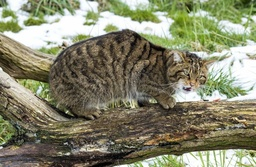
#> input picture lw_2/cat.jpg, 256 x 167 px, shrunk from 1200 x 782 before the run
$ jupyter execute main.ipynb
#> lines starting #> are read from the running program, lines starting #| are printed output that depends on the picture; after the words box and inside, x2 and y2 are one past the last pixel; in counts of white or black regions, pixels touching at a corner belong together
[cell 1]
import numpy as np
import matplotlib.pyplot as plt
from PIL import Image

[cell 2]
image = Image.open('cat.jpg')
#> image is the input picture: PIL image 256x167 RGB; mean R, G, B 133.5, 133.5, 108.3

image_array = np.array(image)

plt.figure(figsize=(10, 5))
plt.title("Оригинальное изображение")
plt.axis('off')
plt.imshow(image)

print("Размер изображения:", image.size)
#| Размер изображения: (256, 167)
print("Форма numpy-массива:", image_array.shape)
#| Форма numpy-массива: (167, 256, 3)

[cell 3]
height, width, _ = image_array.shape
#> height = 167; width = 256
gray_image_array = np.zeros((height, width), dtype=np.uint8)

for i in range(height):
    for j in range(width):
        r, g, b = image_array[i, j].astype(np.int16)  # Преобразуем к int16, чтобы избежать переполнения
        gray_image_array[i, j] = (r + g + b) // 3
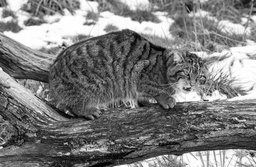
#> gray_image_array: shape (167, 256); min 0, max 255, mean 124.8

gray_image =  np.clip(gray_image_array, 0, 255).astype(np.uint8)

plt.figure(figsize=(10, 5))
plt.subplot(1, 2, 1)
plt.title("Оригинальное изображение")
plt.axis("off")
plt.imshow(image_array)

plt.subplot(1, 2, 2)
plt.title("Полутоновое изображение")
plt.axis("off")
plt.imshow(gray_image, cmap='gray')
plt.show()
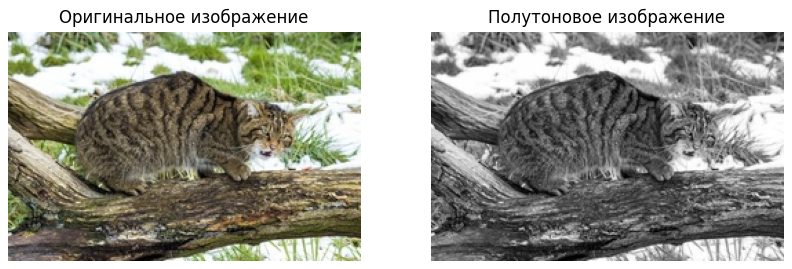
#> figure drawn by matplotlib, 2 panels

[cell 4]
def otsu_threshold(image):
    # Вычисляем гистограмму
    histogram, _ = np.histogram(image, bins=256, range=(0, 255))
#> histogram = 256 values, max 722 at index 254, min 7 at index 0, mean 167

    # Максимальное значение интенсивности пикселя
    G_max = 255
    # Минимальное значение внутриклассовой дисперсии
    S_min = float('inf')
    # S_min = 255
    # Оптимальный порог
    T = 0
    # Общее количество пикселей
    total_pixels = image.size
#> total_pixels = 42752
    # Шаг для перебора порогов
    t = 1

    # Нахождение оптимального порога по минимизации внутриклассовой дисперсии
    # Внутриклассовая дисперсия - это значение разброса интенсивностей пикселей внутри классов (фон <==> объект)
    # Меньшее значение дисперсии => лучше разделение на классы
    for u in range(1, G_max + 1, t):

        # Веса определяются как нормализованная сумма всех пикселей (доля пикселей в каждом классе)
        # Вес класса фона (нормализованный) от 0 до u - 1
        weight_background = np.sum(histogram[:u]) / total_pixels
        # Вес класса объекта (нормализованный) от u до G_max
        weight_foreground = np.sum(histogram[u:]) / total_pixels

        # Средние значения интенсивности пикселей для фона и объекта
        # Вычисляем и суммируем взвешенные значения интенсивности (Интенсивность пикселя * на количество пикселей с данной интенсивностью) для класса =>
        # => Общая интенсивность класса => Среднее значение интенсивности
        mean_background = np.sum(np.arange(u) * histogram[:u]) / np.sum(histogram[:u])
        mean_foreground = np.sum(np.arange(u, G_max + 1) * histogram[u:]) / np.sum(histogram[u:])

        # Дисперсии интенсивности для классов фона и объекта
        # Вычисляем дисперсию (среднее значение квадратов отклонений) => Скалярное произведение вектора квадратов отклонений на гистограмму =>
        # Взвешенная сумма квадратов отклонений / вес класса => Дисперсия интенсивности для класса
        variance_background = np.dot((np.arange(u) - mean_background) ** 2, histogram[:u]) / weight_background
        variance_foreground = np.dot((np.arange(u, G_max + 1) - mean_foreground) ** 2, histogram[u:]) / weight_foreground

        # Значение внутриклассовой дисперсии (взвешенная сумма дисперсий интенсивности для классов)
        sigma_w_squared = weight_background * variance_background + weight_foreground * variance_foreground


        print(f"u: {u}, weight_background: {weight_background}, weight_foreground: {weight_foreground}")
        print(f"mean_background: {mean_background}, mean_foreground: {mean_foreground}")
        print(f"variance_background: {variance_background}, variance_foreground: {variance_foreground}")
        print(f"sigma_w_squared: {sigma_w_squared}, S_min: {S_min}")

        # Используем внутриклассовую дисперсию как оценку качества разделения на классы
        if sigma_w_squared < S_min:
            S_min = sigma_w_squared
            T = u
#> this loop made 255 passes
#> (weight_background, weight_foreground, mean_background, mean_foreground, variance_background, variance_foreground, sigma_w_squared, S_min) on passes 1 to 8: (0.000164, 1, 0, 124.8, 0, 182242199.3, 182212359.9, 182212359.9), (0.000632, 0.999, 0.741, 124.8, 8210.3, 182020716.5, 181905766.6, 181905766.6), (0.000959, 0.999, 1.17, 124.9, 20651.2, 181868842.2, 181694446.2, 181694446.2), (0.00133, 0.999, 1.68, 124.9, 43738.9, 181698902.6, 181456707, 181456707), (0.00152, 0.998, 1.97, 125, 63100.9, 181615764.2, 181339732.1, 181339732.1), (0.00206, 0.998, 2.76, 125, 122420.7, 181381878.1, 181008776.6, 181008776.6), (0.00243, 0.998, 3.26, 125.1, 161960.4, 181222650, 180782195.5, 180782195.5), (0.0029, 0.997, 3.86, 125.1, 216749, 181027965.3, 180503531.5, 180503531.5)
#> weight_background on pass 88: 0.344
#> (printed output is left out)

    # Применяем порог T к изображению (создаем бинарную маску)
    binary_image = (image >= T).astype(np.uint8) * 255
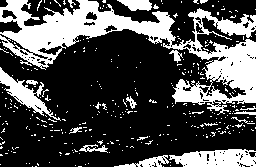
#> binary_image: shape (167, 256); 30.5% white; 321 white regions (304 under 20 px), largest, box (x1, y1, x2, y2) and area: (0, 0, 256, 115) 9053, (169, 149, 256, 167) 1181, (0, 67, 61, 121) 839
    return binary_image


binary_image = otsu_threshold(gray_image)

plt.figure(figsize=(10, 5))
plt.title("Изображение после бинаризации")
plt.axis('off')
plt.imshow(binary_image, cmap='gray')
plt.show()

[cell 5]
def remove_salt_and_pepper_noise(image):
    denoised_image = image.copy()

    height, width = image.shape

    for i in range(1, height - 1):
        for j in range(1, width - 1):
            pixel = image[i, j]
            neighbors = [
                image[i-1, j-1], image[i-1, j], image[i-1, j+1],
                image[i, j-1],                 image[i, j+1],
                image[i+1, j-1], image[i+1, j], image[i+1, j+1]
            ]

            if pixel == 255 and all(n == 0 for n in neighbors):
                denoised_image[i, j] = 0
            elif pixel == 0 and all(n == 255 for n in neighbors):
                denoised_image[i, j] = 255
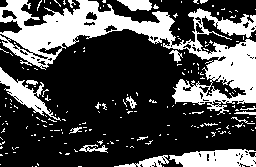
#> denoised_image: shape (167, 256); 30.3% white; 191 white regions (174 under 20 px), largest, box (x1, y1, x2, y2) and area: (0, 0, 256, 115) 9069, (169, 149, 256, 167) 1191, (0, 67, 61, 121) 840

    return denoised_image

denoised_image = remove_salt_and_pepper_noise(binary_image)

plt.figure(figsize=(10, 5))
plt.title("Изображение после удаления шума")
plt.axis('off')
plt.imshow(denoised_image, cmap='gray')
plt.show()

[cell 6]
def seed_growth_segmentation(image):
    height, width = image.shape

    segments = np.zeros((height, width), dtype=np.int32)

    # Инициализация номера сегмента
    current_segment = 1

    def grow_segment(x, y, segment_number):
        stack = [(x, y)]

        while stack:
            cx, cy = stack.pop()

            # Учет границ
            if cx < 0 or cx >= height or cy < 0 or cy >= width:
                continue

            # Проверка на принадлежность к сегменту и критерию похожести
            if segments[cx, cy] != 0 or image[cx, cy] != image[x, y]:
                continue

            segments[cx, cy] = segment_number

            # Соседи
            stack.append((cx-1, cy))
            stack.append((cx+1, cy))
            stack.append((cx, cy-1))
            stack.append((cx, cy+1))

    for i in range(height):
        for j in range(width):
            if segments[i, j] == 0:
                grow_segment(i, j, current_segment)
                current_segment += 1

    return segments

segments = seed_growth_segmentation(denoised_image)
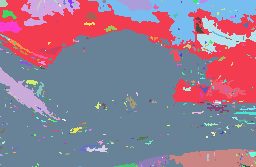
#> segments: shape (167, 256) int32; 475 distinct labels, from 1 to 475; one colour per label, 0 black

plt.figure(figsize=(10, 5))
plt.title("Сегментированное изображение")
plt.axis('off')
plt.imshow(segments, cmap='nipy_spectral')
plt.show()

[cell 7]
import random

def generate_random_color(used_colors):
    while True:
        color = (random.randint(0, 255), random.randint(0, 255), random.randint(0, 255))
        if color not in used_colors:
            used_colors.add(color)
            return color

def color_segments(segments):

    height, width = segments.shape

    colored_image = np.zeros((height, width, 3), dtype=np.uint8)

    used_colors = set()

    unique_segments = np.unique(segments)
    for segment in unique_segments:

        color = generate_random_color(used_colors)
        colored_image[segments == segment] = color
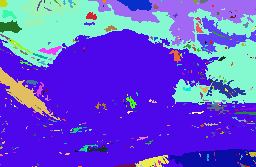
#> colored_image: shape (167, 256, 3); mean of channels 0, 1, 2 100.1, 81.3, 214.3; drawn as R, G, B

    return colored_image


colored_image = color_segments(segments)

plt.figure(figsize=(10, 5))
plt.title("Сегментированное изображение с уникальными цветами")
plt.axis('off')
plt.imshow(colored_image)
plt.show()

[cell 8]
histogram, bins = np.histogram(gray_image, bins=256, range=(0, 255))

plt.figure(figsize=(10, 5))
plt.bar(bins[:-1], histogram, width=1, color='blue')
plt.title("Гистограмма полутонового изображения")
plt.xlabel("Яркость")
plt.ylabel("Частота")
plt.show()
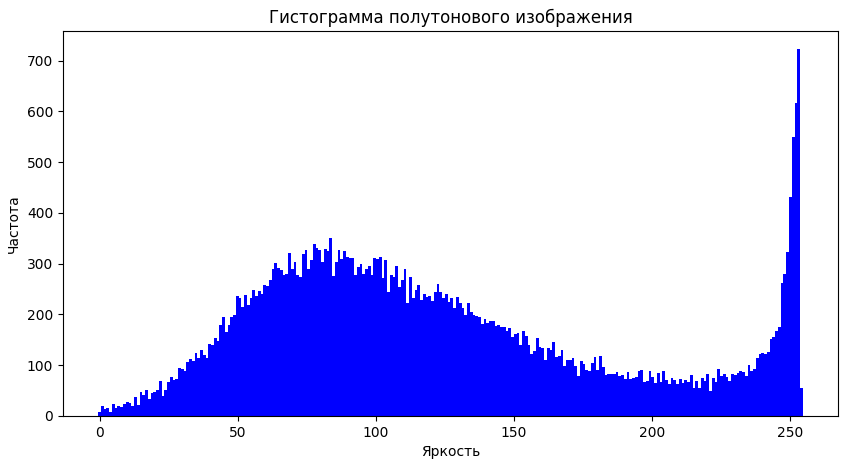
#> figure drawn by matplotlib, 1 panel; tallest bar 722 high, from x = 252.5 to 253.5

[cell 9]
# Простой гистограммный метод
def find_local_minimum_with_neighborhood(histogram, neighborhood_size):
#> called with histogram = array of shape (256,), neighborhood_size = 50
    minima_indices = []
    for i in range(0, len(histogram), neighborhood_size):
        # Начальная точка
        start = i

        # Конечная точка с проверкой на выход за границы
        end = min(i + neighborhood_size, len(histogram))

        # Находим локальный минимум в текущей области
        local_min_index = start + np.argmin(histogram[start:end])
        minima_indices.append(local_min_index)
#> this loop made 6 passes
#> i on passes 2 to 6: 50, 100, 150, 200, 250

    return minima_indices

neighborhood_size = 50
minima_indices = find_local_minimum_with_neighborhood(histogram, neighborhood_size)

plt.figure(figsize=(10, 5))
plt.plot(bins[:-1], histogram, color='gray')
plt.plot(minima_indices, histogram[minima_indices], "rx")
plt.title("Гистограмма полутонового изображения с локальными минимумами")
plt.xlabel("Значение пикселя")
plt.ylabel("Частота")
plt.grid(True)
plt.show()
#> figure, not shown here; curve peaks at x = 253, y = 722

# [34 lines of commented-out code are left out]

[cell 10]
def apply_histogram_clustering(image, minima_indices):
    clustered_image = np.zeros_like(image)
    cluster_id = 1

    minima_indices = np.concatenate(([0], minima_indices, [256]))

    # Проход по парам соседних минимумов
    for i in range(len(minima_indices) - 1):
        lower_bound = minima_indices[i]
        upper_bound = minima_indices[i + 1]
        mask = (image >= lower_bound) & (image < upper_bound)
        clustered_image[mask] = cluster_id
        cluster_id += 1
#> this loop made 7 passes
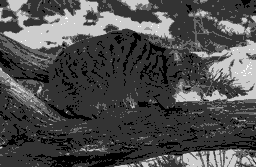
#> clustered_image: shape (167, 256); min 2, max 7, mean 3.52; drawn with min black and max white

    return clustered_image

def seed_growth_segmentation_with_init(image, clustered_image):

    height, width = image.shape

    segments_new = np.zeros((height, width), dtype=np.int32)
    current_segment = 1

    def grow_segment(x, y, cluster_id):
        stack = [(x, y)]

        while stack:
            cx, cy = stack.pop()

            # Проверка границ
            if cx < 0 or cx >= height or cy < 0 or cy >= width:
                continue

            # Проверка, что пиксель уже помечен или не принадлежит текущему кластеру
            if segments_new[cx, cy] != 0 or clustered_image[cx, cy] != cluster_id:
                continue

            segments_new[cx, cy] = current_segment

            # Соседи
            stack.append((cx-1, cy))
            stack.append((cx+1, cy))
            stack.append((cx, cy-1))
            stack.append((cx, cy+1))

    # Проход по кластерам
    unique_clusters = np.unique(clustered_image)
    for cluster_id in unique_clusters:
        for i in range(height):
            for j in range(width):
                if segments_new[i, j] == 0 and clustered_image[i, j] == cluster_id:
                    grow_segment(i, j, cluster_id)
                    current_segment += 1
#> this loop made 6 passes

    return segments_new

# Кластеризация
clustered_image = apply_histogram_clustering(gray_image, minima_indices)

# Применение алгоритма выращивания семян
segments_new = seed_growth_segmentation_with_init(gray_image, clustered_image)
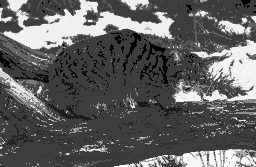
#> segments_new: shape (167, 256) int32; min 1, max 2804, mean 1073; drawn with min black and max white

plt.figure(figsize=(10, 5))
plt.title("Сегментированное изображение")
plt.axis('off')
plt.imshow(segments_new, cmap='nipy_spectral')
plt.show()

[cell 11]
colored_image_new = color_segments(segments_new)
#> after the loop in color_segments (call 2), `for segment in unique_segments:`:
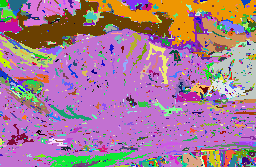
#> colored_image: shape (167, 256, 3); mean of channels 0, 1, 2 167.4, 123, 149.6; drawn as R, G, B
